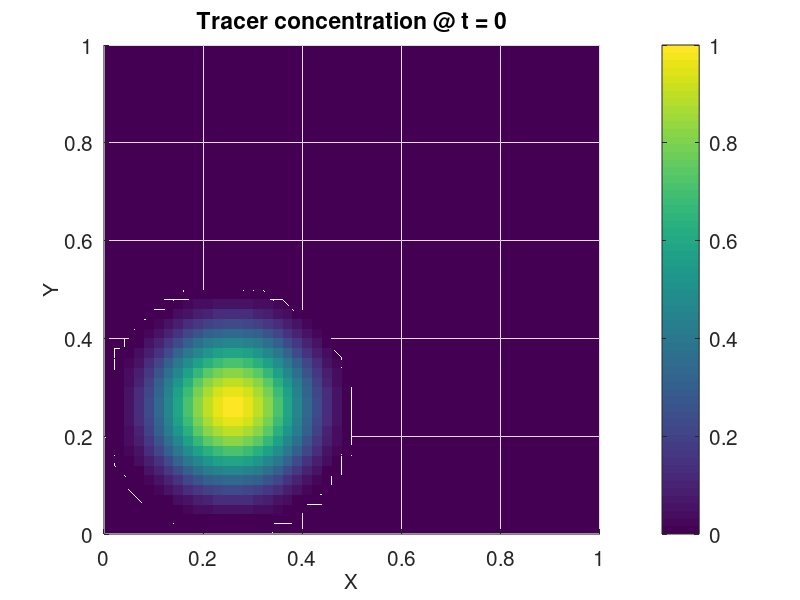
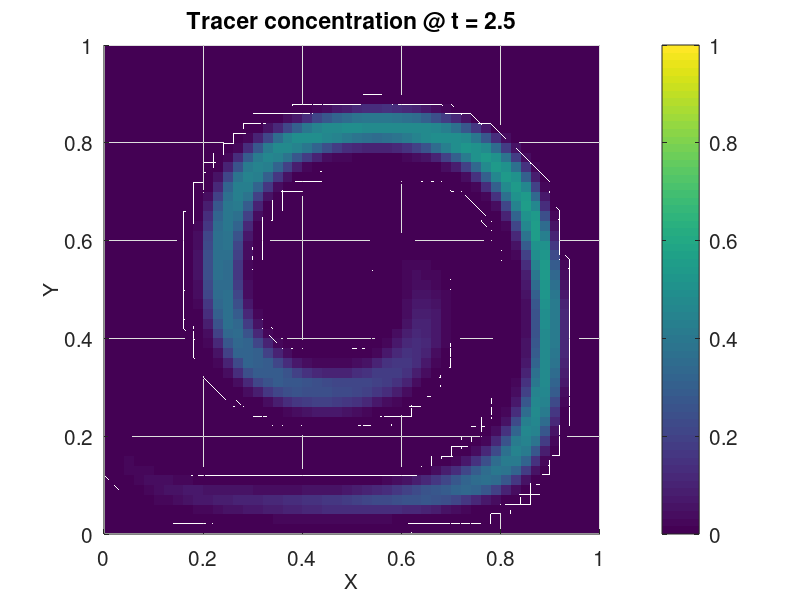
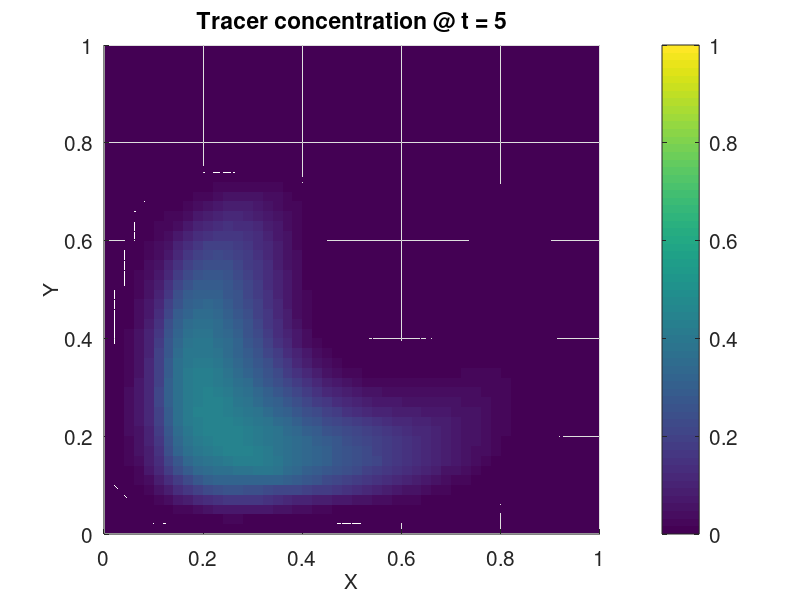

Reproduce these figures in MATLAB, in order.
function [] = plm (dx, USE_STRANG_SPLITTING, USE_EASTER)
% plm (dx, USE_STRANG_SPLITTING, USE_EASTER)
%
% Arguments:
% dx                    : (OPTIONAL) Grid spacing (Default: 0.02)
% USE_STRANG_SPLITTING  : (OPTIONAL) Whether to use Strang splitting (Default: true)
% USE_EASTER            : (OPTIONAL) Whether to use Easter's pseudocompressibility approach (Default: true)

if nargin == 0
    dx = 0.02;
end
if nargin <= 1
    USE_STRANG_SPLITTING = true;
end
if nargin <= 2
    USE_EASTER = true;
end

% Initialization
[X, Y, tracer, dt] = initialize(dx);
plot_tracer(X, Y, tracer, 0)

% Advect 2.5 units and plot
tracer = advect_tracer(X, Y, tracer, dx, dt, 0, 2.5, USE_STRANG_SPLITTING, USE_EASTER);
plot_tracer(X, Y, tracer, 2.5)

% Advect from time 2.5 to 5 and plot
tracer = advect_tracer(X, Y, tracer, dx, dt, 2.5, 5, USE_STRANG_SPLITTING, USE_EASTER);
plot_tracer(X, Y, tracer, 5)


end

% ===============================================================================================
function tracer = advect_tracer(X, Y, tracer, dx, dt, time_begin, time_end, USE_STRANG_SPLITTING, USE_EASTER)

time = time_begin;
first_x_then_y = true;

% ******************************************************************************
% MAIN LOOP
% ******************************************************************************
while time < time_end

    % Adapt timestep at the very last step, if time_end is not a multiple of dt
    if time_end - time < dt
        dt = time_end - time;
    end
    
    % Compute interface winds, centered in time.
    [u, v] = described_wind(time + dt/2, X, Y, dx);
    
    rho = 1; % Pseudodensity
    tracer_rho = tracer(2:end-1, 2:end-1) .* rho; % Tracer times density
    
    if ~USE_STRANG_SPLITTING
        first_x_then_y = true;
    end
    
    % Advance in time by reversing the order of integration every timestep (Strang splitting)
    if first_x_then_y
        [tracer, rho, tracer_rho] = compute_x_direction(dx, dt, u, tracer, rho, tracer_rho, USE_EASTER);    
        tracer                    = compute_y_direction(dx, dt, v, tracer, rho, tracer_rho, USE_EASTER);
        first_x_then_y = false;
    else
        [tracer, rho, tracer_rho] = compute_y_direction(dx, dt, v, tracer, rho, tracer_rho, USE_EASTER);
        tracer                    = compute_x_direction(dx, dt, u, tracer, rho, tracer_rho, USE_EASTER); 
        first_x_then_y = true;
    end
    
    time = time + dt;
    
end

end

% ==========================================================================================
function [tracer, rho, tracer_rho] = compute_x_direction(dx, dt, u, tracer, rho, tracer_rho, USE_EASTER)

% Compute one-dimensional scalar flux
F_x = compute_fluxes(dx, dt, u, tracer);

if USE_EASTER
    % Update pseudodensity
    rho = rho - (dt/dx) * (u(:,2:end) - u(:,1:end-1)); % Durran's equation (5.95)
    % Update tracer mass
    tracer_rho = tracer_rho - (dt/dx) * (F_x(:,2:end) - F_x(:,1:end-1)); % eq. (5.96)
    % Update tracer concentrations
    tracer(2:end-1, 2:end-1) = tracer_rho ./ rho; % eq. (5.97)
else
    tracer(2:end-1, 2:end-1) = tracer(2:end-1, 2:end-1) - (dt/dx) * (F_x(:,2:end) - F_x(:,1:end-1));
end

end

% ==========================================================================================
function [tracer, rho, tracer_rho] = compute_y_direction(dx, dt, v, tracer, rho, tracer_rho, USE_EASTER)

% With some transpose-magic, the same flux-computation function can be used for both u and v
F_y = compute_fluxes(dx, dt, v', tracer')';

if USE_EASTER
    rho = rho - (dt/dx) * (v(2:end,:) - v(1:end-1,:)); % Durran's equation (5.98)
    tracer_rho = tracer_rho - (dt/dx) * (F_y(2:end,:) - F_y(1:end-1,:)); % eq. (5.99)
    tracer(2:end-1, 2:end-1) = tracer_rho ./ rho; % eq. (5.100)
else
    tracer(2:end-1, 2:end-1) = tracer(2:end-1, 2:end-1) - (dt/dx) * (F_y(2:end,:) - F_y(1:end-1,:));
end

end

% ============================================
function slope = compute_limited_slope(tracer)
% This function selects the smallest magnitude slope from a set of three slopes 
% (first order forward and backward, and second order centered).

N = size(tracer,1);

% Compute the three slopes
slope_centered = (tracer(2:end-1,3:end) - tracer(2:end-1,1:end-2)) / 2;
slope_right = 2 * (tracer(2:end-1,3:end) - tracer(2:end-1,2:end-1));
slope_left = 2 * (tracer(2:end-1,2:end-1) - tracer(2:end-1,1:end-2));

slope_interior_points = zeros(N-2,N-2);
p_i = slope_centered > 0 & slope_left > 0 & slope_right > 0; % All slopes positive
n_i = slope_centered < 0 & slope_left < 0 & slope_right < 0; % All negative
slope_interior_points(p_i) = min([slope_centered(p_i), slope_left(p_i), slope_right(p_i)], [], 2);
slope_interior_points(n_i) = max([slope_centered(n_i), slope_left(n_i), slope_right(n_i)], [], 2);
% Now, local minima and maxima have slope = 0, corresponding to an upwind scheme.

slope = zeros(size(tracer));
slope(2:end-1,2:end-1) = slope_interior_points;

end

% =================================================
function F = compute_fluxes(dx, dt, u_or_v, tracer)
% Computes one-dimensional fluxes in either direction.

c = u_or_v * dt/dx; % Courant

slope = compute_limited_slope(tracer);

% Use different formulae for positive and negative flow directions. 
% The first one is from the lecture notes, and the second one is straightforward to derive.
F_positive_c = u_or_v .* (tracer(2:end-1,1:end-1) - 0.5 * slope(2:end-1,1:end-1) .* (c - 1));
F_negative_c = u_or_v .* (tracer(2:end-1,2:end) - 0.5 * slope(2:end-1,2:end) .* (c + 1));
F = zeros(size(u_or_v));
F(c <  0) = F_negative_c(c <  0);
F(c >= 0) = F_positive_c(c >= 0);

end

% ===========================================
function [u, v] = described_wind(t, X, Y, dx)
% Described wind components

% Sample at interfaces.
X_i = X + 0.5*dx;
Y_i = Y + 0.5*dx;

% Described velocities
u = sin(pi * X_i(2:end-1, 1:end-1)).^2 .* sin(2*pi * Y_i(2:end-1, 1:end-1)) * cos(pi*t/5);
v = -sin(2*pi * X_i(1:end-1, 2:end-1)) .* sin(pi * Y_i(1:end-1, 2:end-1)).^2 * cos(pi*t/5);

end

% ===========================================
function [X, Y, tracer, dt] = initialize(dx)
% Initialization function

MAX_COURANT = 0.5;

x = 0:dx:1;
y = x;
[X,Y] = meshgrid(x, y); % Create 2D meshes of coordinates for convenience.

% Gaussian bell
r = min(1, 4*sqrt((X-1/4).^2 + (Y-1/4).^2));
tracer = 0.5 * (1 + cos(pi*r));

% Compute timestep based on maximum L1-norm of the wind.
[u0, v0] = described_wind(0, X, Y, dx);
U_L1_norm = abs(u0(:)) + abs(v0(:));
dt = MAX_COURANT * dx / max(U_L1_norm);

end

% ===================================
function plot_tracer(X, Y, tracer, t)

% Plot
figure;
surf(X, Y, tracer, 'edgecolor','none')
view(2)
title(['Tracer concentration @ t = ', num2str(t)], 'fontsize', 15)
set(gca, 'fontsize', 15)
set (gca, 'color', 'b')
ylabel('Y', 'fontsize', 15)
xlabel('X', 'fontsize', 15)
colorbar('fontsize', 15)
caxis([0,1])

% Analyze
format compact
display(['Maximum value @ t = ', num2str(t), ': ', num2str(max(tracer(:)))])
cell_area = (X(1,2) - X(1,1)) * (Y(2,1) - Y(1,1));
total_tracer_amount = cell_area * sum(tracer(:));
display(['Total amount @ t = ', num2str(t), ': ', num2str(total_tracer_amount)])
fprintf('\n')

end
